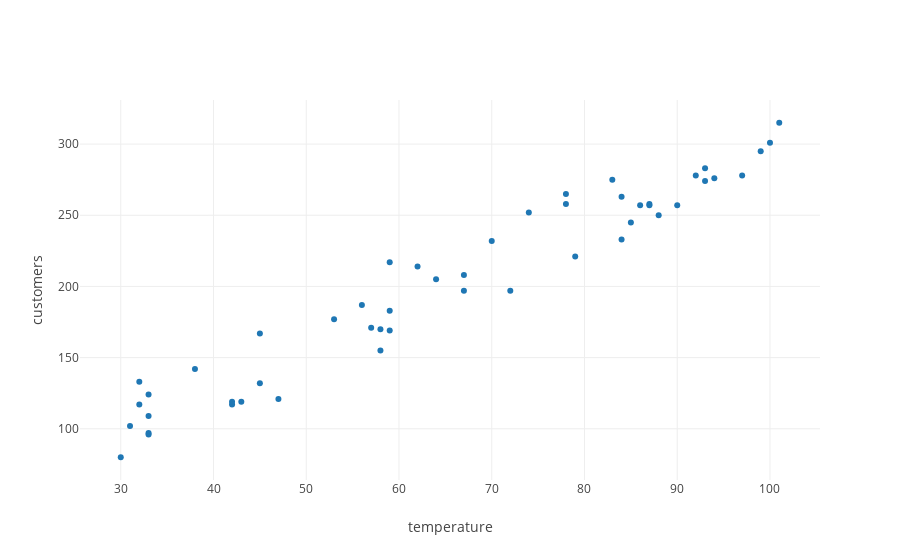

Write notebook code for a chart like this one.
### Markdown cell above
Let's plot our data.

### Code cell
from graph import trace_values, plot
from data import random_temperatures
data_trace = trace_values(random_temperatures, customers_with_errors, name = 'data with randomness')

layout = {'yaxis': {'title': 'customers'}, 'xaxis': {'title': 'temperature'}}
plot([data_trace], layout = layout)

### Figure 1 — Plotly figure (JSON) as saved in the notebook; plotly's stock layout.template omitted (floating-point values rounded to 4 significant figures)
{"data": [{"mode": "markers", "name": "data with randomness", "text": [], "type": "scatter", "uid": "1eb5f7aa-bbed-490f-a8a1-903c641034c4", "x": [47, 38, 62, 45, 93, 87, 90, 78, 56, 42, 92, 33, 79, 85, 30, 87, 64, 59, 43, 70, 33, 32, 33, 99, 31, 78, 57, 84, 33, 97, 58, 86, 93, 100, 59, 74, 59, 58, 88, 67, 32, 83, 101, 42, 53, 67, 45, 72, 94, 84], "y": [121, 142, 214, 132, 274, 258, 257, 265, 187, 117, 278, 97, 221, 245, 80, 257, 205, 217, 119, 232, 96, 117, 124, 295, 102, 258, 171, 263, 109, 278, 155, 257, 283, 301, 183, 252, 169, 170, 250, 197, 133, 275, 315, 119, 177, 208, 167, 197, 276, 233]}], "layout": {"autosize": true, "xaxis": {"autorange": true, "range": [25.59, 105.4], "title": {"text": "temperature"}, "type": "linear"}, "yaxis": {"autorange": true, "range": [62.79, 332.2], "title": {"text": "customers"}, "type": "linear"}}}
